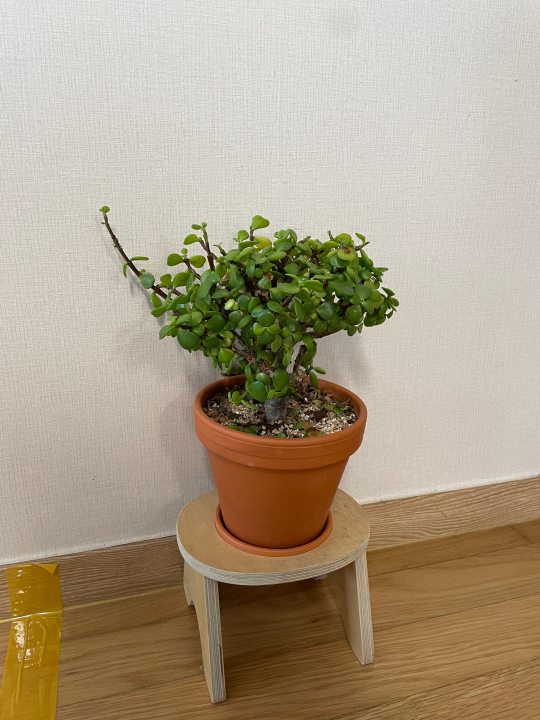
#> input picture uncalibrated_images/uncalibrated_left1.jpg, 1080 x 1440 px (shown at 1/2 size)
$ jupyter execute step_by_step.ipynb
#> lines starting #> are read from the running program, lines starting #| are printed output that depends on the picture; after the words box and inside, x2 and y2 are one past the last pixel; in counts of white or black regions, pixels touching at a corner belong together; long printed decimals are rounded
## Uncalibrated Stereo Camera Settings

임의의 두 카메라가 한 물체를 바라보고 있다면, intrinsic과 extrinsic 정보와는 무관하게 epipolar plane에 수직인 normal vector에서 도출된 식인 epiploar constraint, x_left E x_right = 0이 성립한다. (E=essential matrix)

### 단계
1) 카메라 intrinsic matrix를 구한다.
2) 왼쪽 이미지와 오른쪽 이미지에 대한 특징점 검출을 시행한다. (SIFT 사용)
3) epipolar constraint 식에 대입하여, Fundamental Matrix를 구한다. (Least Square Method : Af = 0)
4) Intrinsic matrix (K_l과 K_r)을 대입하여 Essential Matrix를 구한다. (K_l^T F K_r = E)
5) E=TxR. T(left 카메라의 원점으로부터 right 카메라 원점의 translation)와 R(left 카메라의 회전 정도를 나타내는 matrix)를 구한다. (Singular Vector Decomposition 사용)

### cv2 코드

[cell 1]
import cv2
import matplotlib.pyplot as plt
import numpy as np
from glob import glob

### 카메라 정보

[cell 2]
fx = 1.6
fy = 1.6
ox = 3024//2 ## principal point로부터 top-left corner까지의 거리
oy = 4032//2

intrinsic_matrix = np.array([[fx, 0, ox],

                             [0, fy, oy],
                             [0, 0 ,  1]])

## https://docs.opencv.org/4.x/dc/dbb/tutorial_py_calibration.html 링크로 확인하기. 체크보드는 직접?

[cell 3]
## 매트릭스를 사용한 이미지 변환 방식. homogenous 좌표를 사용한다.
## 출처 : https://towardsdatascience.com/image-geometric-transformation-in-numpy-and-opencv-936f5cd1d315

def get_grid(x, y, homogenous = False) :
    coords = np.indices((y,x)).reshape(2,-1)
    return np.vstack([coords, np.ones(coords.shape[1])]) if homogenous else coords

samp_img = plt.imread('uncalibrated_images/uncalibrated_left1.jpg')
#> samp_img is the input picture: shape (1440, 1080, 3); mean R, G, B 171.6, 157.1, 133.7

[cell 4]
image = samp_img

height, width = image.shape[:2]
tx, ty = np.array((width // 2, height // 2))
angle = np.radians(45)
scale = 1

R = np.array([
    [np.cos(angle), np.sin(angle), 0],
    [-np.sin(angle), np.cos(angle), 0],
    [0, 0, 1]
])

T = np.array([
    [1, 0, tx],
    [0, 1, ty],
    [0, 0, 1]
])

S = np.array([
    [scale, 0, 0],
    [0, scale, 0],
    [0, 0, 1]
])

A = T@R@S@np.linalg.inv(T)

Ainv = np.linalg.inv(A)

# Grid to represent image coordinate I(x, y)
coords = get_grid(width, height, True)
x1, y1 = coords[0], coords[1]

# Apply transformation and nearest neighbor interpolation
warp_coords = np.round(A@coords).astype(int)
x2, y2 = warp_coords[0, :], warp_coords[1, :]

# Get pixels within image
indices = np.where((x2 >= 0) & (x2 < width-1) &
                   (y2 >= 0) & (y2 < height-1))

xpix2, ypix2 = x2[indices], y2[indices]
xpix1, ypix1 = x1[indices], y1[indices]

# Copy values to new image I'(x, y)
canvas = np.zeros_like(image)
canvas[np.clip(np.int32(ypix2), 0, height-1), np.clip(np.int32(xpix2), 0, width-1)] = image[np.clip(np.int32(ypix1), 0, height-1), np.clip(np.int32(xpix1), 0 , width-1)]

[cell 5]
plt.imshow(canvas)

[cell 6]
# TODO : SIFT descriptor 간 비교를 위해 1D search space가 필요하다. (epipolar line)

[cell 7]
## chessboard calibration
chessboard_files = glob('img/capture_chessboard*.jpg')

# termination criteria
criteria = (cv2.TERM_CRITERIA_EPS + cv2.TERM_CRITERIA_MAX_ITER, 30, 0.001)

# prepare object points, like (0,0,0), (1,0,0), (2,0,0), ...,
objp = np.zeros((7*7, 3), np.float32)
objp[:,:2] = np.mgrid[0:7, 0:7].T.reshape(-1,2)

# Arrays to store object points and image points from all the images
objpoints = [] # 3d point in real word space
imgpoints = [] # 2d points in image plane

for fname in chessboard_files :

    img = cv2.imread(fname)
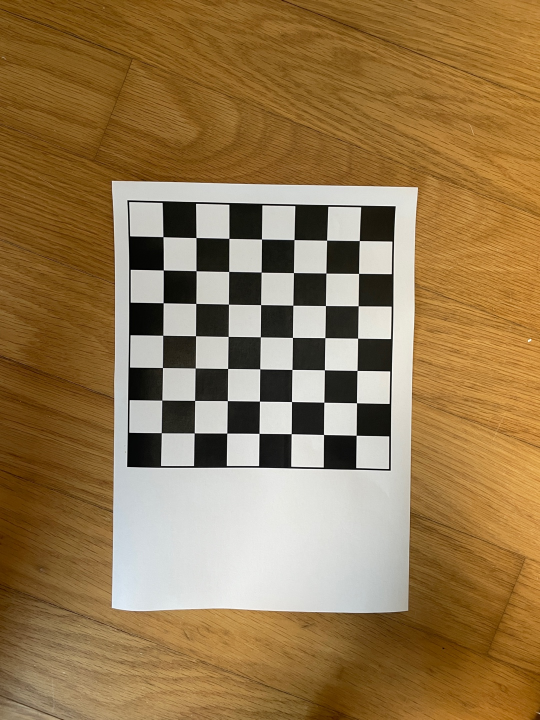
#> input picture img/capture_chessboard1.jpg, 1080 x 1440 px (shown at 1/2 size)
#> img is the input picture: shape (1440, 1080, 3); mean B, G, R 79.1, 121.1, 150
    gray = cv2.cvtColor(img, cv2.COLOR_BGR2GRAY)
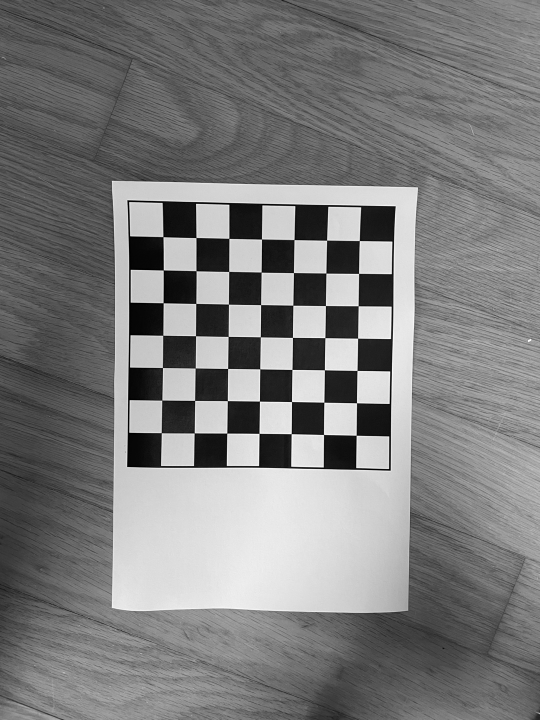
#> gray: shape (1440, 1080) (shown at 1/2 size); min 0, max 255, mean 125


    ret, corners = cv2.findChessboardCorners(gray, (7,7), None)
#> ret = True; corners = 49 rows, first 8: [326.4, 473.7], [392.5, 475.5], [458.3, 477.1], [523.6, 478.5], [588.5, 479.6], [653.7, 480.7], [719, 481.5], [327, 540.5]

    if ret == True :
        objpoints.append(objp)

        corners2 = cv2.cornerSubPix(gray, corners, (11,11), (-1,-1), criteria)
#> corners2 = 49 rows, first 8: [326.4, 473.8], [392.4, 475.6], [458.3, 477.2], [523.5, 478.5], [588.5, 479.7], [653.7, 480.7], [719, 481.6], [327, 540.5]
        imgpoints.append(corners2)

        cv2.drawChessboardCorners(img, (7,7), corners2, ret)
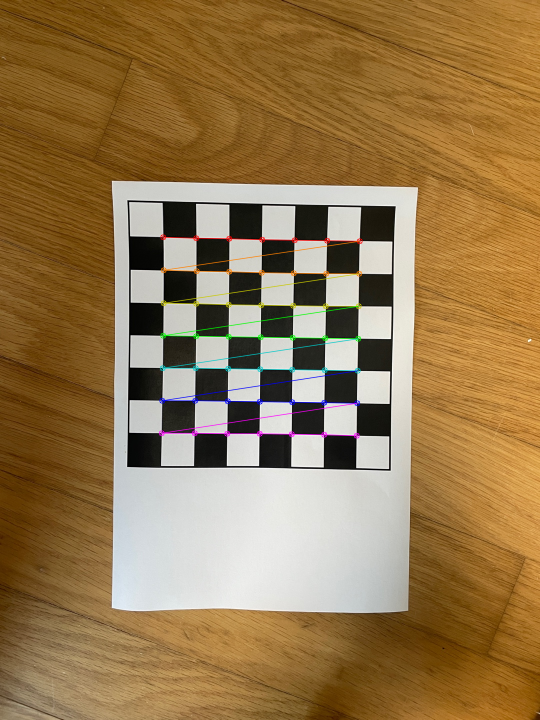
#> img: shape (1440, 1080, 3) (shown at 1/2 size); 1.23% of pixels changed, all inside (x1, y1, x2, y2) = (317, 468, 726, 878)
        plt.imshow(img[:,:,::-1])
        plt.show()
#> pass 2 of the loop `for fname in chessboard_files :`:
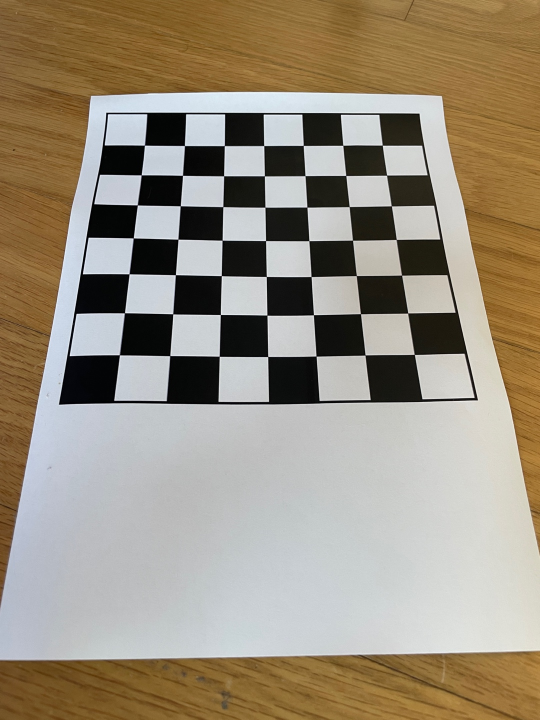
#> input picture img/capture_chessboard10.jpg, 1080 x 1440 px (shown at 1/2 size)
#> img is the input picture: shape (1440, 1080, 3); mean B, G, R 126.3, 143.9, 154.5
#> `gray = cv2.cvtColor(img, cv2.COLOR_BGR2GRAY)`:
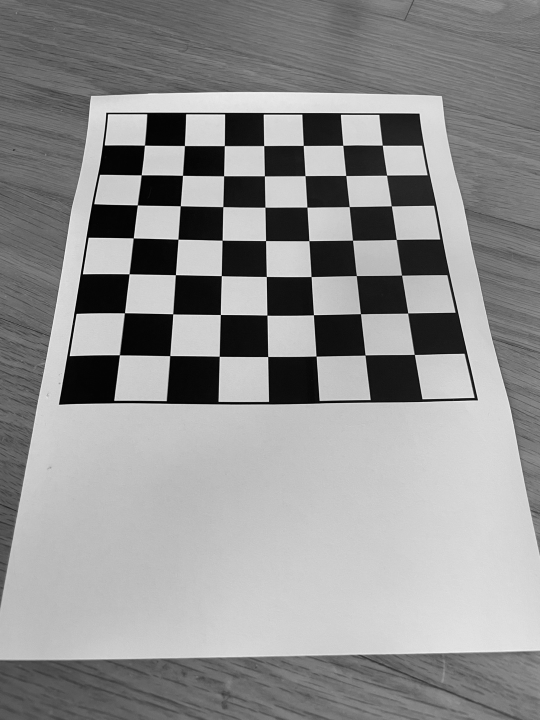
#> gray: shape (1440, 1080) (shown at 1/2 size); min 0, max 255, mean 145.1
#> corners = 49 rows, first 8: [289.5, 290.8], [369.4, 291.6], [449.1, 291.8], [528.1, 291.8], [606.8, 291.4], [686.2, 291.1], [764.9, 290.8], [282.9, 350.4]
#> corners2 = 49 rows, first 8: [289.4, 290.7], [369.3, 291.6], [449.1, 291.8], [528, 291.7], [606.9, 291.4], [686.2, 291.1], [764.9, 290.8], [282.8, 350.3]
#> `cv2.drawChessboardCorners(img, (7,7), corners2, ret)`:
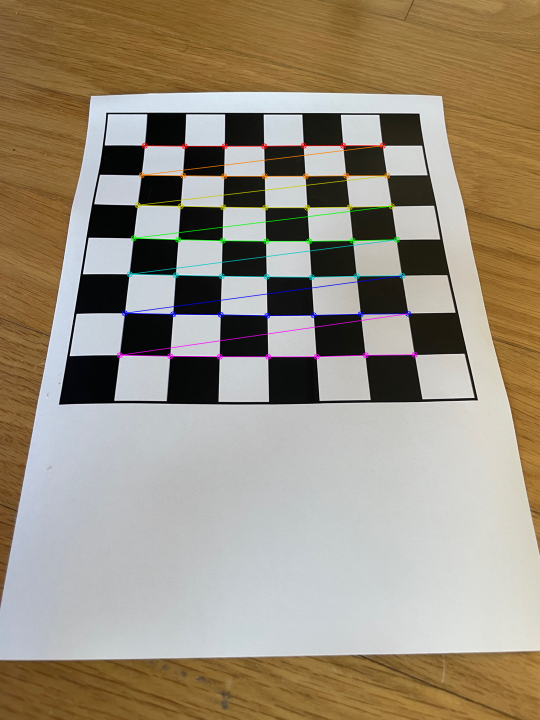
#> img: shape (1440, 1080, 3) (shown at 1/2 size); 1.57% of pixels changed, all inside (x1, y1, x2, y2) = (233, 285, 836, 720)

[cell 8]
ret, mtx, dist, rvecs, tvecs = cv2.calibrateCamera(objpoints, imgpoints, gray.shape[::-1], None, None)
#> ret = 0.922; mtx = [[1005.3, 0, 531.5], [0, 1003.6, 727.7], [0, 0, 1]]; dist = [[0.255, -0.534, -0.00877, 0.00576, -0.12]]; rvecs = ([-0.0229, -0.0245, 0.0134], [-0.479, -0.0293, -0.00976], [-0.314, -0.445, 1.43]); tvecs = ([-3.12, -3.87, 15.66], [-3.05, -5.49, 13.06], [4.69, -2.32, 12.62])

[cell 9]
print(f'fx : {mtx[0][0]}')
#| fx : 1005.278
print(f'fy : {mtx[1][1]}')
#| fy : 1003.614

[cell 10]
left_img = cv2.imread('uncalibrated_images/uncalibrated_left1.jpg')
left_img_gray = cv2.cvtColor(left_img, cv2.COLOR_BGR2GRAY)
right_img = cv2.imread('uncalibrated_images/uncalibrated_right1.jpg')
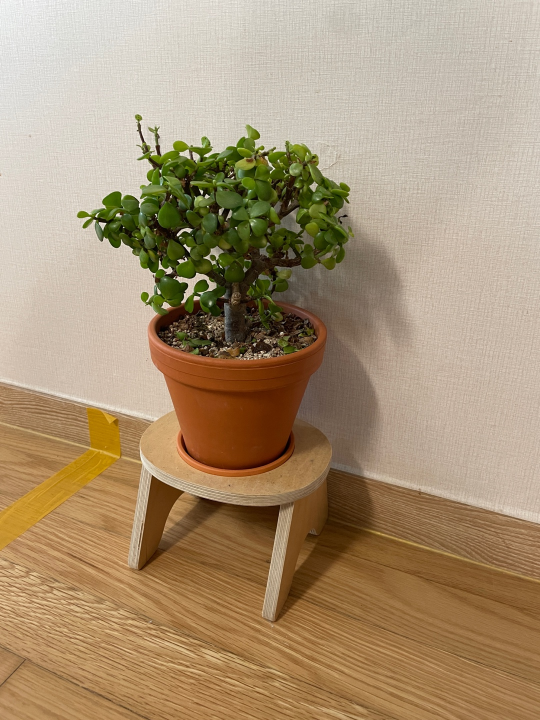
#> input picture uncalibrated_images/uncalibrated_right1.jpg, 1080 x 1440 px (shown at 1/2 size)
#> right_img is the input picture: shape (1440, 1080, 3); mean B, G, R 115.8, 146, 168.4
right_img_gray = cv2.cvtColor(right_img, cv2.COLOR_BGR2GRAY)

[cell 11]
## ORB 연산
orb = cv2.ORB_create()

kp_left, des_left = orb.detectAndCompute(left_img, None)
#> kp_left = 500 keypoints; strongest (x, y, size): (669, 587, 31), (611, 797, 31), (671, 592, 31), (310, 570, 31)
kp_right, des_right = orb.detectAndCompute(right_img, None)
#> kp_right = 500 keypoints; strongest (x, y, size): (352, 555, 31), (371, 516, 31), (348, 556, 31), (403, 387, 31)

[cell 12]
plt.imshow(cv2.drawKeypoints(left_img, kp_left, left_img)[:,:,::-1])
#> left_img: shape (1440, 1080, 3); mean B, G, R 133.8, 157.1, 171.6

[cell 13]
plt.imshow(cv2.drawKeypoints(right_img, kp_right, right_img)[:,:,::-1])
#> right_img: shape (1440, 1080, 3); 0.61% of pixels changed, all inside (x1, y1, x2, y2) = (179, 254, 632, 962)

[cell 14]
bf = cv2.BFMatcher(cv2.NORM_HAMMING, crossCheck = True)
matches = bf.match(des_left, des_right)
#> matches = 152 matches

matches = sorted(matches, key = lambda x : x.distance)

img3 = cv2.drawMatches(left_img_gray, kp_left, right_img_gray, kp_right, matches[:10], None, flags = cv2.DrawMatchesFlags_NOT_DRAW_SINGLE_POINTS)
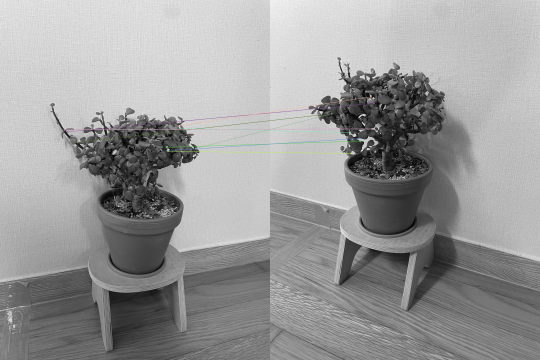
#> img3: shape (1440, 2160, 3) (shown at 1/4 size); mean of channels 0, 1, 2 153.9, 154, 153.9; drawn as B, G, R

plt.imshow(img3)

[cell 15]
## fundamental matrix(이미 chessboard로 찾았지만)


distance_threshold = 50
left_pts = []
right_pts = []

for m in matches :
    if m.distance > distance_threshold :
        right_pts.append(kp_right[m.queryIdx].pt)
        left_pts.append(kp_left[m.trainIdx].pt)
#> after the loop, left_pts = 148 pairs, first value 53.57 to 794.3, second value 418 to 1299.5; right_pts = 148 pairs, first value 188.4 to 627.1, second value 260.4 to 953.9

[cell 16]
left_pts = np.int32(left_pts)
#> left_pts = 148 pairs, first value 53 to 794, second value 418 to 1299
right_pts = np.int32(right_pts)
#> right_pts = 148 pairs, first value 188 to 627, second value 260 to 953

F, mask = cv2.findFundamentalMat(left_pts, right_pts, cv2.FM_LMEDS)
#> F = [[-1.69e-07, 4.36e-06, -0.0024], [1.02e-07, 3.86e-07, -0.000237], [1.2e-05, -0.0018, 1]]; mask = 148 values, max 1 at index 0, min 0 at index 7, mean 0.953

[cell 17]
# 얽힌 값만 사용 inlier point

left_pts = left_pts[mask.ravel() == 1]
#> left_pts = 141 pairs, first value 203 to 794, second value 418 to 864
right_pts = right_pts[mask.ravel() == 1]
#> right_pts = 141 pairs, first value 188 to 627, second value 260 to 953

[cell 18]
def drawlines(img1,img2,lines,pts1,pts2):
    ''' img1 - image on which we draw the epilines for the points in img2
        lines - corresponding epilines '''
    r,c = img1.shape
    img1 = cv2.cvtColor(img1,cv2.COLOR_GRAY2BGR)
    img2 = cv2.cvtColor(img2,cv2.COLOR_GRAY2BGR)
    for r,pt1,pt2 in zip(lines,pts1,pts2):
        color = tuple(np.random.randint(0,255,3).tolist())
        x0,y0 = map(int, [0, -r[2]/r[1] ])
        x1,y1 = map(int, [c, -(r[2]+r[0]*c)/r[1] ])
        img1 = cv2.line(img1, (x0,y0), (x1,y1), color,1)
        img1 = cv2.circle(img1,tuple(pt1),5,color,-1)
        img2 = cv2.circle(img2,tuple(pt2),5,color,-1)
    return img1,img2

[cell 19]
## find epilines corresponding to points in right image and drawing its lines on left image

lines1 = cv2.computeCorrespondEpilines(right_pts.reshape(-1,1,2), 2, F)
#> lines1 = 141 rows, first 8: [0.0979, -0.995, 534.2], [-0.0253, 1, -552.3], [0.0939, 0.996, -575.6], [0.0167, -1, 554.3], [-0.144, 0.99, -521.1], [0.0791, 0.997, -573.1], [-0.0166, 1, -554.3], [-0.0245, 1, -552.5]
lines1 = lines1.reshape(-1,3)
img5, img6 = drawlines(left_img_gray, right_img_gray, lines1, left_pts, right_pts)
#> the loop in drawlines, `for r,pt1,pt2 in zip(lines,pts1,pts2):` made 141 passes
#> (r, pt1, pt2, color, y0, y1) on passes 1 to 6: ([0.0979, -0.995, 534.2], [369, 572], [318, 587], (172, 47, 117), 536, 643), ([-0.0253, 1, -552.3], [744, 544], [408, 514], (192, 67, 251), 552, 579), ([0.0939, 0.996, -575.6], [366, 516], [371, 516], (195, 103, 9), 578, 476), ([0.0167, -1, 554.3], [762, 552], [277, 412], (211, 21, 242), 554, 572), ([-0.144, 0.99, -521.1], [725, 496], [380, 459], (36, 87, 70), 526, 684), ([0.0791, 0.997, -573.1], [648, 600], [372, 519], (216, 88, 140), 574, 489)
#> after the loop in drawlines, `for r,pt1,pt2 in zip(lines,pts1,pts2):`:
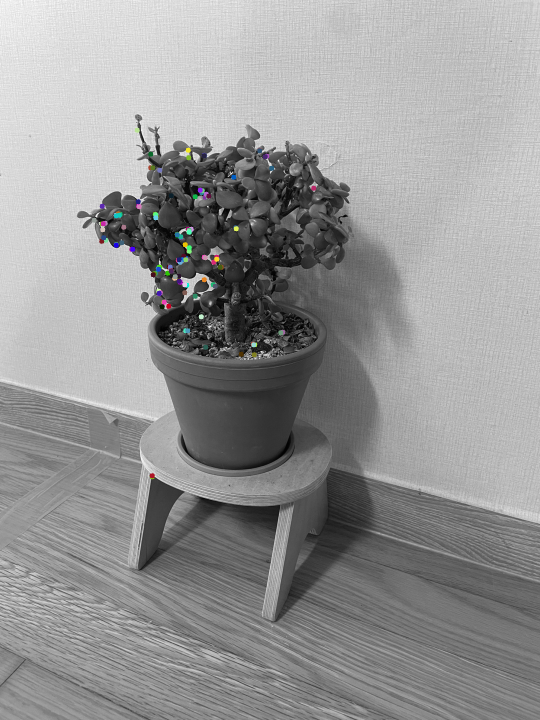
#> img2: shape (1440, 1080, 3) (shown at 1/2 size); mean B, G, R 149.3, 149.3, 149.2

## find epilines corresponding to points in left image and drawing its lines on right image
lines2 = cv2.computeCorrespondEpilines(left_pts.reshape(-1,1,2), 1, F)
#> lines2 = 141 rows, first 8: [0.858, 0.514, -569.5], [-0.951, 0.308, 198.7], [-1, -0.00359, 370.2], [-0.911, 0.412, 132.4], [-0.997, 0.0787, 328.5], [0.877, 0.48, -560], [0.768, 0.64, -598.8], [0.83, 0.557, -580.8]
lines2 = lines2.reshape(-1, 3)
img3, img4 = drawlines(right_img_gray, left_img_gray, lines2, right_pts, left_pts)
#> the loop in drawlines (call 2), `for r,pt1,pt2 in zip(lines,pts1,pts2):` made 141 passes
#> (r, pt1, pt2, color, y0, y1) on passes 1 to 5: ([0.858, 0.514, -569.5], [318, 587], [369, 572], (63, 16, 106), 1108, -694), ([-0.951, 0.308, 198.7], [408, 514], [744, 544], (164, 94, 24), -645, 2692), ([-1, -0.00359, 370.2], [371, 516], [366, 516], (116, 191, 195), 103056, -197598), ([-0.911, 0.412, 132.4], [277, 412], [762, 552], (51, 136, 184), -321, 2066), ([-0.997, 0.0787, 328.5], [380, 459], [725, 496], (91, 93, 123), -4173, 9506)
#> after the loop in drawlines (call 2), `for r,pt1,pt2 in zip(lines,pts1,pts2):`:
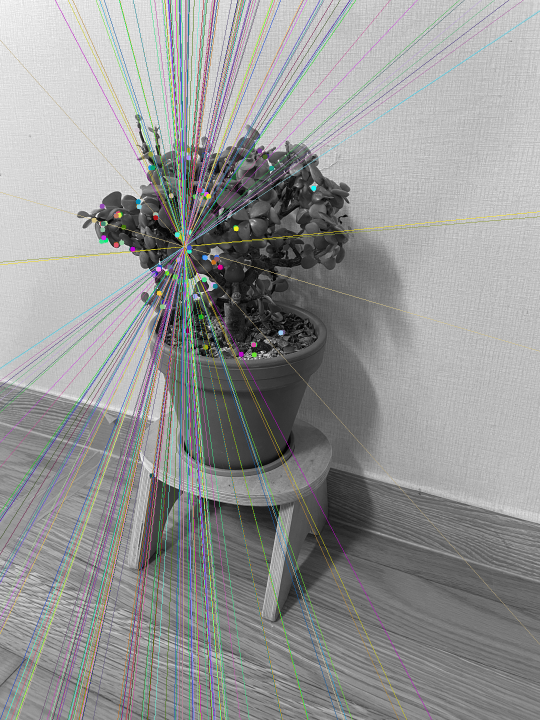
#> img1: shape (1440, 1080, 3) (shown at 1/2 size); mean B, G, R 148.6, 149.1, 148.3
#> after the loop in drawlines (call 2), `for r,pt1,pt2 in zip(lines,pts1,pts2):`:
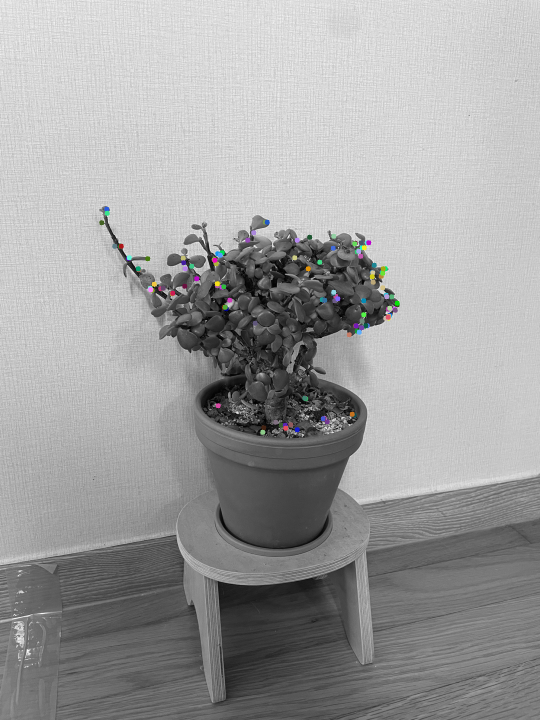
#> img2: shape (1440, 1080, 3) (shown at 1/2 size); mean B, G, R 158.8, 158.8, 158.8

[cell 20]
plt.imshow(img5)
plt.show()
plt.imshow(img3)

[cell 21]
stereo = cv2.StereoBM_create(numDisparities=128, blockSize= 5)
disparity = stereo.compute(left_img_gray, right_img_gray).astype(np.float32) / 16.0
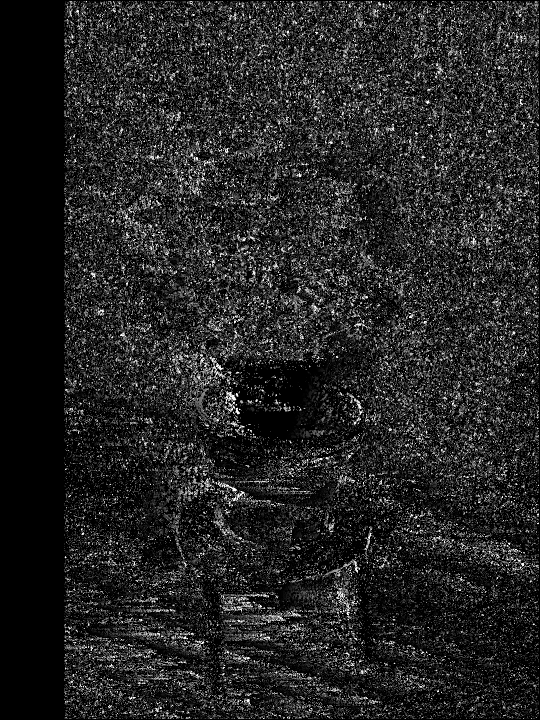
#> disparity: shape (1440, 1080) float32 (shown at 1/2 size); min -1, max 127, mean 17.5; drawn with min black and max white

plt.imshow(disparity)
